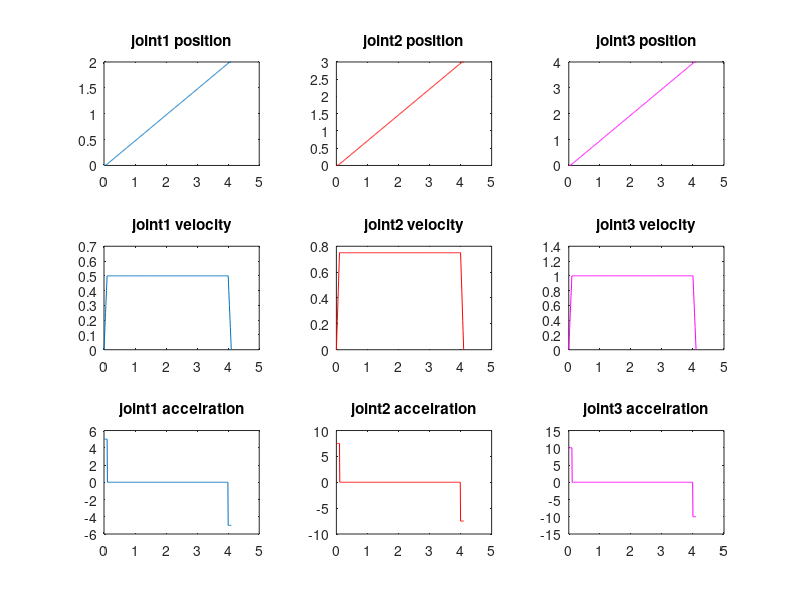
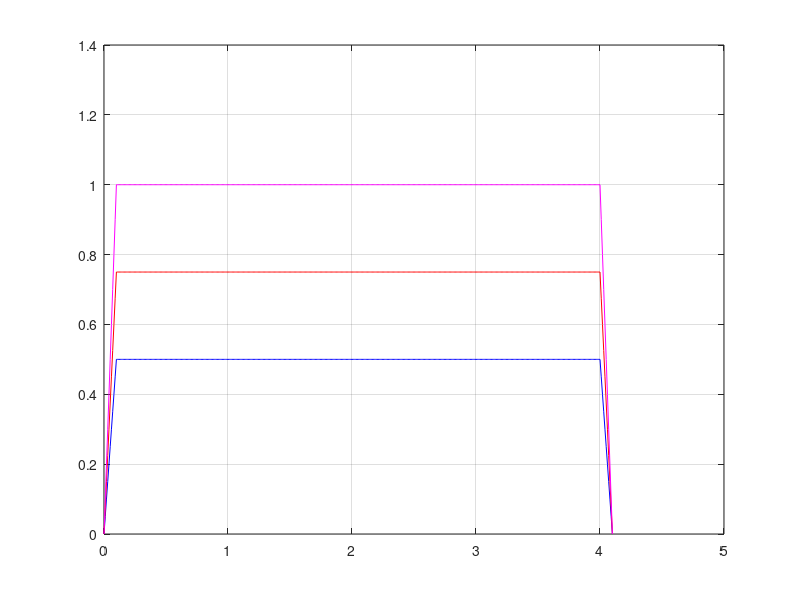
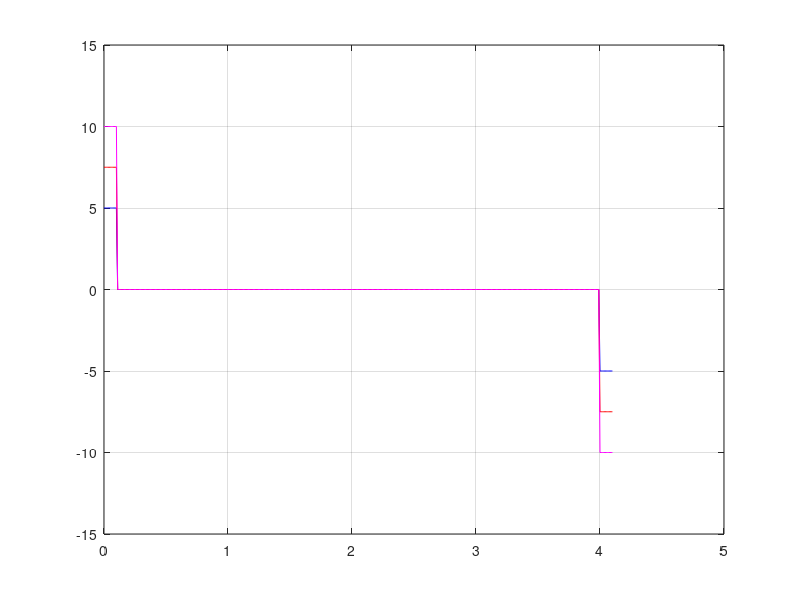

Write MATLAB code to recreate these figures, in order.
% ***************** Task(3) -- Joint trajectory (Trapzoidal) PTP ***************** %
% q(t) from q(0) = (0, 0, 0) to q(2) = (2, 3, 4)
% Controller command interpretation frequency 
% f = 100 Hz
% Maximum joint velocity = 1 rad/s
% Maximum joint acceleration = 10rad/s2
% ******************************************************************************** %

clear
% Initial joints angles
q0 = [0 0 0];

% Final joint angles
qf = [2 3 4];

% Max q_dot
q_dot_max = [1 1 1];

% Max acc
a_max = [10 10 10];

% t1
t1 = q_dot_max(1)/a_max(1) ;

%delta_q
delta_q = (qf(:)-q0(:));

% tf 
tf = ((abs(delta_q(:))./q_dot_max(1))+t1);

%control frquency = 100 hz
delta_t = 1/100;

% we will pick max tf and synchronize all for it

tf_sync = max(tf) ;
v_sync = (delta_q(:))/(tf_sync - t1);
a_sync = v_sync/t1;

% initate a vector to but paramters in it
B = zeros(3,8);
for joint = 1:3
    % t0 --> t1:
    a12 = 0.5*a_sync(joint);
    a11 = 0;
    a10 = q0(joint);
    
    
    
    
    % t1 --> taw:
    a20 = q0(joint) + 0.5*a_sync(joint).*t1.^2 - v_sync(joint).*t1;
    a21 = v_sync(joint);
    
    % taw --> tf:
    a32 = -0.5*a_sync(joint);
    a31 = a_sync(joint).*tf_sync;
    a30 = qf(joint) - 0.5*a_sync(joint).*tf_sync.^2;
    
    
    
    % but all our Coffiecnts in the cofficient vector B
    B(joint,:) = [a10; a11; a12; a20; a21; a30; a31; a32];
end


%last

t = (0:delta_t:tf_sync);
joints_pos = zeros(3,length(t));
joints_vel = zeros(3,length(t));
joints_acc = zeros(3,length(t));

for joint = 1:3
    joints_pos(joint,:) = (B(joint,1) +B(joint,2).*t + B(joint,3).*t.^2).*(t<=t1)...
            +(B(joint,4) +B(joint,5).*t ).*(t1 < t).*(t <= (tf_sync-t1))...
            +(B(joint,6) +B(joint,7).*t + B(joint,8).*t.^2).*...
            ((tf_sync-t1)<t).*(t <= tf_sync);
    joints_vel(joint,:) = (B(joint,2)+ 2*B(joint,3).*t).*(t<=t1)...
        + B(joint,5).*(t1 < t).*(t <= (tf_sync-t1))...
        +(B(joint,7)+ 2*B(joint,8).*t).*((tf_sync-t1)<t).*(t <= tf_sync);
    joints_acc(joint,:) = 2*B(joint,3).*(t<=t1)...
        + 0.*(t1 < t).*(t <= (tf_sync-t1)) ...
        + 2*B(joint,8).*((tf_sync-t1)<t).*(t <= tf_sync);
end

 %% now plotting time
figure;
subplot(3,3,1)
plot(t,joints_pos(1,:))
title('joint1 position')

subplot(3,3,2)
plot(t,joints_pos(2,:),'r')
title('joint2 position')

subplot(3,3,3)
plot(t,joints_pos(3,:),'m')
title('joint3 position')

subplot(3,3,4)
plot(t,joints_vel(1,:))
title('joint1 velocity')

subplot(3,3,5)
plot(t,joints_vel(2,:),'r')
title('joint2 velocity')

subplot(3,3,6)
plot(t,joints_vel(3,:),'m')
title('joint3 velocity')

subplot(3,3,7)
plot(t,joints_acc(1,:))
title('joint1 accelration')

subplot(3,3,8)
plot(t,joints_acc(2,:),'r')
title('joint2 accelration')
subplot(3,3,9)
plot(t,joints_acc(3,:),'m')
title('joint3 accelration')
hold off
figure;
plot(t,joints_vel(1,:),'b',t,joints_vel(2,:),'r',t,joints_vel(3,:),'m')
grid on
figure;
plot(t,joints_acc(1,:),'b',t,joints_acc(2,:),'r',t,joints_acc(3,:),'m')
grid on
